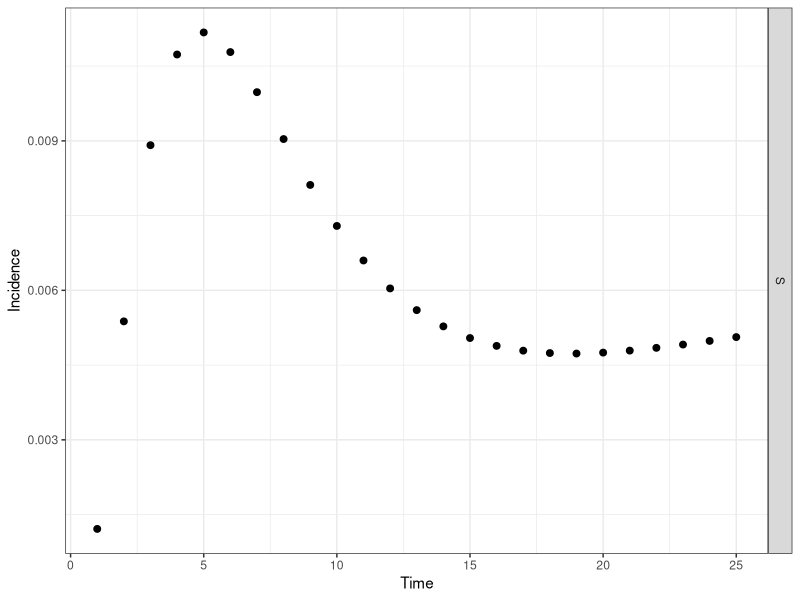

This chart was generated by the following R code:
# CF McQuaid & RMGJ Houben
# Start 21/04/2017 ---> current version 26/04/2017
# Cohort model of TB including regression and a slow stream
########################################
#         ^     ^     ^     ^          #
#      -> Q <-> S <-> C <-> Y -> M     # Q - Quiescent, S - Subclinical, C - Minimal (C+S-), Y - Disseminated (C+S+, symptomatic), M - Death (due to disease)
#     /   ^     ^                      #
#    E    |     |                      # E - Recently Infected, T - Cumulative incidence
#     \   v     v                      #
#      -> K <-> Z                      # K - Quiescent (slow stream), Z- Subclinical (slow stream),
#         v     v                      #
########################################
##set wd depending on who is coding/playing
setwd("C:/Users/cfmcquaid/Simulations")
#setwd("/Users/ReinHouben/Filr/ifolder/Applications (funding and jobs)/2016 - ERC starting grant/Rmodel_nathis/NatHistCoh")

#Next steps
# 1. get the prop inc disease after 5 years to 5%
###   How: play with Eq and Ek values, OR increase progression parameters
# 2. achieve 1 + start higher and sharper decrease in early years
###   How: change initial states to more realistic point, based on what prev of disease would be at screening
###   Also increase progression rates, while decreasing proportion that goes into the fast pathway

library("reshape2"); library("deSolve"); library("ggplot2"); library("plyr"); #source("Completed/theme_dark.R")
# Parameter sets: Average (), Wax (regression), Slow (slow), Full (regression, slow)
# Ax - rate from compartment A to compartment X, Omega - background mortality
paramA <- c(Eq=1.00, Ek=0.00, Qs=0.03, Qk=0.00, Kz=0.00, Kq=0.00, Sc=0.22, Sq=0.00, Sz=0.00, Zk=0.00, Zs=0.00, Cy=0.22, Cs=0.00, Ym=0.25, Yc=0.00, Omega=0)
paramW <- c(Eq=1.00, Ek=0.00, Qs=0.03, Qk=0.00, Kz=0.00, Kq=0.00, Sc=0.50, Sq=0.25, Sz=0.00, Zk=0.00, Zs=0.00, Cy=0.50, Cs=0.25, Ym=0.50, Yc=0.25, Omega=0)
paramS <- c(Eq=0.10, Ek=0.90, Qs=0.50, Qk=0.00, Kz=0.01, Kq=0.00, Sc=0.22, Sq=0.00, Sz=0.00, Zk=0.00, Zs=0.05, Cy=0.22, Cs=0.00, Ym=0.25, Yc=0.00, Omega=0)
paramF <- c(Eq=0.10, Ek=0.90, Qs=0.50, Qk=0.00, Kz=0.01, Kq=0.00, Sc=0.50, Sq=0.25, Sz=0.00, Zk=0.25, Zs=0.05, Cy=0.50, Cs=0.25, Ym=0.50, Yc=0.25, Omega=0)
# Initial states of compartments
state <- c(E=100000, Q=0, K=0, S=0, Z=0, C=0, Y=0, M=0, T=0)
# Timespan for simulation
times <- seq(0, 25, by = 1)
# ODEfunction
regr <- function(t, state, parameters){
  with(as.list(c(state, parameters)), {
   # rates of change
   dE <- - (Eq + Ek)*E
   dQ <- + Eq*E + Sq*S + Kq*K - (Qs + Qk + Omega)*Q
   dK <- + Ek*E + Zk*Z + Qk*Q - (Kz + Kq + Omega)*K
   dS <- + Qs*Q + Cs*C + Zs*Z - (Sc + Sq + Sz + Omega)*S
   dZ <- + Kz*K + Sz*S - (Zk + Zs + Omega)*Z
   dC <- + Sc*S + Yc*Y - (Cs + Cy + Omega)*C
   dY <- + Cy*C -(Yc + Ym + Omega)*Y
   dM <- + Ym*Y
   dT <- + Sc*S / (E + Q + K + S + Z + C + Y + M)
   # return the rate of change
   list(c(dE, dQ, dK, dS, dZ, dC, dY, dM, dT))
  })
}
# Calculations
outA <- ode(y = state, times = times, func = regr, parms = paramA); outW <- ode(y = state, times = times, func = regr, parms = paramW); outS <- ode(y = state, times = times, func = regr, parms = paramS); outF <- ode(y = state, times = times, func = regr, parms = paramF)
outA <- as.data.frame(outA); outW <- as.data.frame(outW); outS <- as.data.frame(outS); outF <- as.data.frame(outF)
# Calculating incidence, subtracting the previous year's cumulative incidence from this year's
outA$inc <- head(c(outA$T,0) - c(0,outA$T),-1); outW$inc <- head(c(outW$T,0) - c(0,outW$T),-1); outS$inc <- head(c(outS$T,0) - c(0,outS$T),-1); outW$inc <- head(c(outW$T,0) - c(0,outW$T),-1); 
# Removing the first data point at time zero as we only sample after a year
outA <- outA[-c(1), ]; outW <- outW[-c(1), ]; outS <- outS[-c(1), ]; outF <- outF[-c(1), ]; 
# Formatting the data for plotting - putting into a melted data.fame, with additional columns for the source matrix
outA <- melt(outA, id.vars = c("time")); outW <- melt(outW, id.vars = c("time")); outS <- melt(outS, id.vars = c("time")); outF <- melt(outF, id.vars = c("time"))
outA$source <- "A"; outW$source <- "W"; outS$source <- "S"; outF$source <- "F"
out <- rbind(outA, outW, outS, outF)
# Plot output
theme_set(theme_bw())
##all scenarios
# ggplot(out[out$variable %in% c("inc"), ], aes(time, value)) + geom_point(size=2) + labs(x = "Time", y = "Incidence") + facet_grid(source ~ . , scales = "free")
##slow and slow+regression only (S+F)
out2 <- subset(out, source=='F' | source == 'S', select=time:source)  
ggplot(out2[out2$variable %in% c("inc"), ], aes(time, value)) + geom_point(size=2) + labs(x = "Time", y = "Incidence") + facet_grid(source ~ . , scales = "free")

# Fitting parameters and state: proportion of individuals disease or dead (due to TB) after Otime years, using parameter set Osource
Osource <- "A"; Otime <- 5
Osize <- out[which(out$source == Osource & out$variable %in% c("E", "Q", "S", "K", "Z",  "C", "Y", "M") & out$time == Otime), ];
Oinc <- out[which(out$source == Osource & out$variable %in% c("T") & out$time == Otime), ];
# Point prevalence: total incidence excluding those that may have regressed
sum(Osize$value[Osize$variable %in% c("C", "Y", "M")]) / sum(Osize$value)
# Cumulative incidence: total incidence including those that may have regressed
Oinc$value
